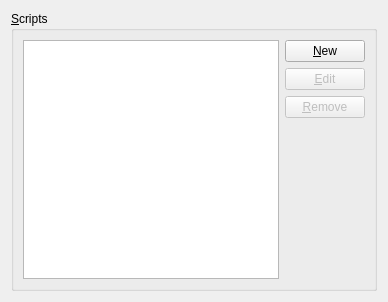
     <widget class="QWidget" name="m_pTabScripts">
      <attribute name="title">
       <string>Scripts</string>
      </attribute>
      <layout class="QHBoxLayout">
       <item>
        <widget class="QGroupBox" name="m_pGroupBoxScripts">
         <property name="title">
          <string>&amp;Scripts</string>
         </property>
         <layout class="QGridLayout">
          <item row="0" column="0" rowspan="4">
           <widget class="QListWidget" name="m_pListScripts"/>
          </item>
          <item row="0" column="1">
           <widget class="QPushButton" name="m_pButtonNewScript">
            <property name="text">
             <string>&amp;New</string>
            </property>
           </widget>
          </item>
          <item row="1" column="1">
           <widget class="QPushButton" name="m_pButtonEditScript">
            <property name="enabled">
             <bool>false</bool>
            </property>
            <property name="text">
             <string>&amp;Edit</string>
            </property>
           </widget>
          </item>
          <item row="2" column="1">
           <widget class="QPushButton" name="m_pButtonRemoveScript">
            <property name="enabled">
             <bool>false</bool>
            </property>
            <property name="text">
             <string>&amp;Remove</string>
            </property>
           </widget>
          </item>
          <item row="3" column="1">
           <spacer name="verticalSpacer_scripts">
            <property name="orientation">
             <enum>Qt::Vertical</enum>
            </property>
            <property name="sizeHint" stdset="0">
             <size>
              <width>75</width>
              <height>161</height>
             </size>
            </property>
           </spacer>
          </item>
         </layout>
        </widget>
       </item>
      </layout>
     </widget>
